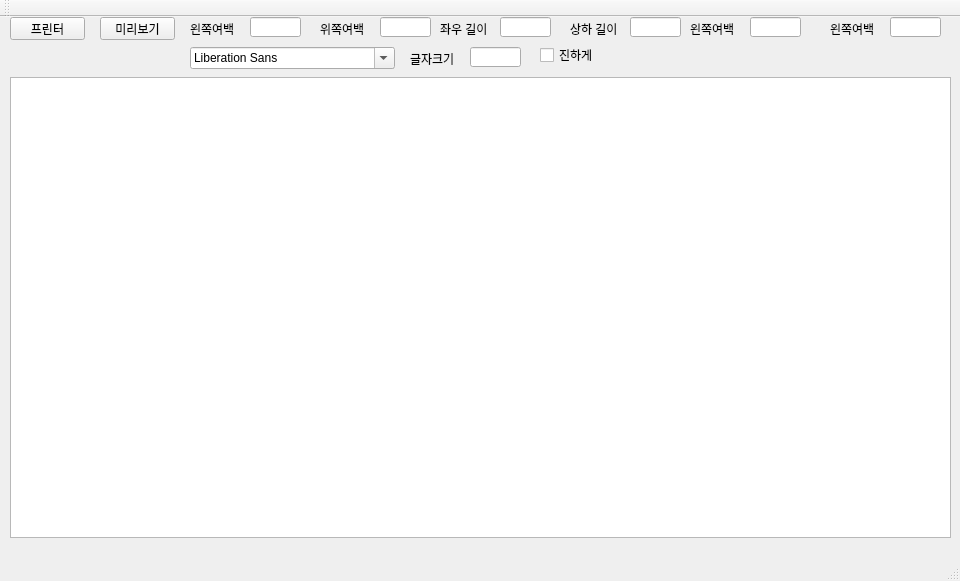
<?xml version="1.0" encoding="UTF-8"?>
<ui version="4.0">
 <class>MainWindow</class>
 <widget class="QMainWindow" name="MainWindow">
  <property name="geometry">
   <rect>
    <x>0</x>
    <y>0</y>
    <width>960</width>
    <height>581</height>
   </rect>
  </property>
  <property name="windowTitle">
   <string>MainWindow</string>
  </property>
  <widget class="QWidget" name="centralWidget">
   <widget class="QTextEdit" name="textEdit">
    <property name="geometry">
     <rect>
      <x>10</x>
      <y>60</y>
      <width>941</width>
      <height>461</height>
     </rect>
    </property>
   </widget>
   <widget class="QPushButton" name="pushButtonPrint">
    <property name="geometry">
     <rect>
      <x>10</x>
      <y>0</y>
      <width>75</width>
      <height>23</height>
     </rect>
    </property>
    <property name="text">
     <string>프린터</string>
    </property>
   </widget>
   <widget class="QPushButton" name="pushButtonPreview">
    <property name="geometry">
     <rect>
      <x>100</x>
      <y>0</y>
      <width>75</width>
      <height>23</height>
     </rect>
    </property>
    <property name="text">
     <string>미리보기</string>
    </property>
   </widget>
   <widget class="QLabel" name="label">
    <property name="geometry">
     <rect>
      <x>190</x>
      <y>1</y>
      <width>56</width>
      <height>21</height>
     </rect>
    </property>
    <property name="text">
     <string>왼쪽여백</string>
    </property>
   </widget>
   <widget class="QLineEdit" name="lineEditLeftBlank">
    <property name="geometry">
     <rect>
      <x>250</x>
      <y>0</y>
      <width>51</width>
      <height>20</height>
     </rect>
    </property>
   </widget>
   <widget class="QLineEdit" name="lineEditUpBlank">
    <property name="geometry">
     <rect>
      <x>380</x>
      <y>0</y>
      <width>51</width>
      <height>20</height>
     </rect>
    </property>
   </widget>
   <widget class="QLabel" name="label_2">
    <property name="geometry">
     <rect>
      <x>320</x>
      <y>1</y>
      <width>56</width>
      <height>21</height>
     </rect>
    </property>
    <property name="text">
     <string>위쪽여백</string>
    </property>
   </widget>
   <widget class="QLineEdit" name="lineEditLeftRightLength">
    <property name="geometry">
     <rect>
      <x>500</x>
      <y>0</y>
      <width>51</width>
      <height>20</height>
     </rect>
    </property>
   </widget>
   <widget class="QLabel" name="label_3">
    <property name="geometry">
     <rect>
      <x>440</x>
      <y>1</y>
      <width>56</width>
      <height>21</height>
     </rect>
    </property>
    <property name="text">
     <string>좌우 길이</string>
    </property>
   </widget>
   <widget class="QLineEdit" name="lineEditUpDownLength">
    <property name="geometry">
     <rect>
      <x>630</x>
      <y>0</y>
      <width>51</width>
      <height>20</height>
     </rect>
    </property>
   </widget>
   <widget class="QLabel" name="label_4">
    <property name="geometry">
     <rect>
      <x>570</x>
      <y>1</y>
      <width>56</width>
      <height>21</height>
     </rect>
    </property>
    <property name="text">
     <string>상하 길이</string>
    </property>
   </widget>
   <widget class="QLineEdit" name="lineEdit_6">
    <property name="geometry">
     <rect>
      <x>750</x>
      <y>0</y>
      <width>51</width>
      <height>20</height>
     </rect>
    </property>
   </widget>
   <widget class="QLabel" name="label_6">
    <property name="geometry">
     <rect>
      <x>690</x>
      <y>1</y>
      <width>56</width>
      <height>21</height>
     </rect>
    </property>
    <property name="text">
     <string>왼쪽여백</string>
    </property>
   </widget>
   <widget class="QLineEdit" name="lineEdit_7">
    <property name="geometry">
     <rect>
      <x>890</x>
      <y>0</y>
      <width>51</width>
      <height>20</height>
     </rect>
    </property>
   </widget>
   <widget class="QLabel" name="label_7">
    <property name="geometry">
     <rect>
      <x>830</x>
      <y>1</y>
      <width>56</width>
      <height>21</height>
     </rect>
    </property>
    <property name="text">
     <string>왼쪽여백</string>
    </property>
   </widget>
   <widget class="QFontComboBox" name="fontComboBox">
    <property name="geometry">
     <rect>
      <x>190</x>
      <y>30</y>
      <width>205</width>
      <height>22</height>
     </rect>
    </property>
   </widget>
   <widget class="QCheckBox" name="checkBoxBold">
    <property name="geometry">
     <rect>
      <x>540</x>
      <y>30</y>
      <width>81</width>
      <height>16</height>
     </rect>
    </property>
    <property name="text">
     <string>진하게</string>
    </property>
   </widget>
   <widget class="QLabel" name="label_5">
    <property name="geometry">
     <rect>
      <x>410</x>
      <y>31</y>
      <width>56</width>
      <height>21</height>
     </rect>
    </property>
    <property name="text">
     <string>글자크기</string>
    </property>
   </widget>
   <widget class="QLineEdit" name="lineEditFontSize">
    <property name="geometry">
     <rect>
      <x>470</x>
      <y>30</y>
      <width>51</width>
      <height>20</height>
     </rect>
    </property>
   </widget>
  </widget>
  <widget class="QMenuBar" name="menuBar">
   <property name="geometry">
    <rect>
     <x>0</x>
     <y>0</y>
     <width>960</width>
     <height>21</height>
    </rect>
   </property>
  </widget>
  <widget class="QToolBar" name="mainToolBar">
   <attribute name="toolBarArea">
    <enum>TopToolBarArea</enum>
   </attribute>
   <attribute name="toolBarBreak">
    <bool>false</bool>
   </attribute>
  </widget>
  <widget class="QStatusBar" name="statusBar"/>
 </widget>
 <layoutdefault spacing="6" margin="11"/>
 <resources/>
 <connections/>
</ui>
